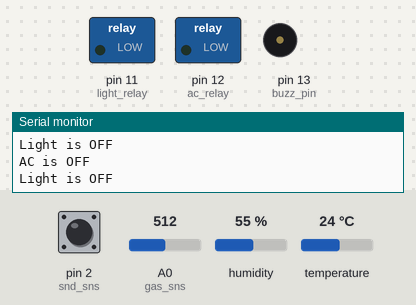
Simulated run of this sketch. Board: Arduino Uno, built with avr-gcc and run on an emulated ATmega328P. Shown: switched loads named in the sketch (green lamp = pin HIGH), buzzer (waves = sounding, pin HIGH), the last lines printed to the serial monitor. The inputs (shaded band) are chosen by the test bench; at power-on: A0 (gas_sns) = 512, temperature 24 °C, pin 2 (snd_sns) HIGH, humidity 55 %.

Above: at 1.2 s.
1.3 s: A0 (gas_sns) set to 689
7.3 s: A0 (gas_sns) set to 714
At 8.1 s:
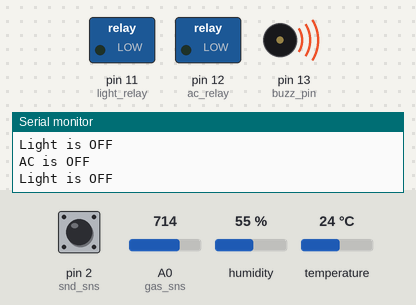
13.3 s: A0 (gas_sns) set to 511
19.3 s: temperature set to 34 °C
25.3 s: temperature set to 37 °C
At 26.6 s:
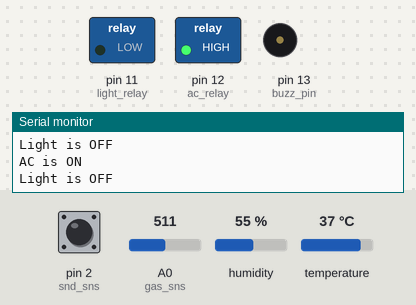
26.9 s: pin 2 (snd_sns) pulled LOW for 0.15 s
At 27.0 s:
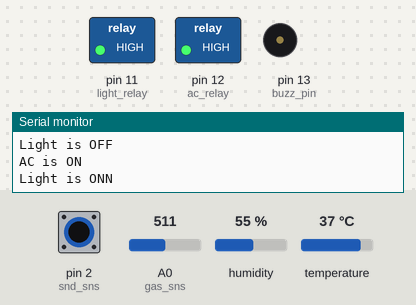
Timing chart, 0 to 29.5 s (numbered marks = the images above; inputs shaded):
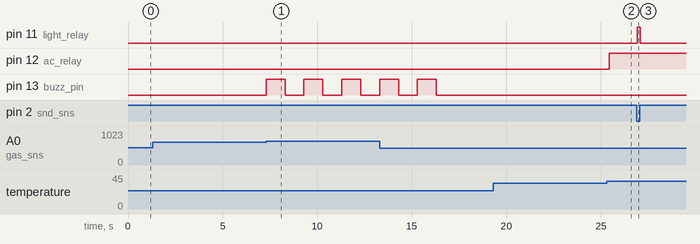

The sketch:

Home_Automation_using_Arduino.ino
```cpp
#include <DHT.h>
int gas_sns=A0,buzz_pin=13,snd_sns=2,ac_relay=12,light_relay=11,dht11_pin=8;
int i,snd_sns_val,temp=LOW,gas_sns_val,gas_sns_thr=700,temp_thr=35.00;
DHT dht(dht11_pin,DHT11);
float temperature,humidity;
void setup()
{
  pinMode(gas_sns,INPUT);
  pinMode(snd_sns,INPUT_PULLUP);
  pinMode(ac_relay,OUTPUT);
  pinMode(light_relay,OUTPUT);
  pinMode(buzz_pin,OUTPUT);
  Serial.begin(9600);
  attachInterrupt(digitalPinToInterrupt(snd_sns),light,CHANGE);
}
void loop()
{
  temperature=dht.readTemperature();
  humidity=dht.readHumidity();
  digitalWrite(light_relay,temp);
  if(temp)
  {
   Serial.println("Light is ONN");
  }
  else
  {
    Serial.println("Light is OFF");
  }
  gas_sns_val=analogRead(gas_sns);
  if(gas_sns_val>gas_sns_thr)
  {
    buzzer();
  }
  if(temperature>temp_thr)
  {
    digitalWrite(ac_relay,HIGH);
    Serial.println("AC is ON");
  }
  else
  {
    Serial.println("AC is OFF");
  }
}
void light()
{
  temp=!temp;
}
void buzzer()
{
  for(i=0;i<5;i++)
  {
    digitalWrite(buzz_pin,HIGH);
    delay(1000);
    digitalWrite(buzz_pin,LOW);
    delay(1000);
  }
}
```

Measured:
- the behaviour switches between 700 and 701 on A0 (gas_sns) (found by bisection; images 0 and 1)
- the behaviour switches between 35 and 36 °C on temperature (found by bisection; images 1 and 2)
- after the input at 7.3 s, pin 13 (buzz_pin): alternates HIGH for 1.0 s and LOW for 1.0 s, starting at once
- after the input at 25.3 s, pin 12 (ac_relay): LOW → HIGH after 0.15 s
- after the input at 26.9 s, pin 11 (light_relay): LOW → HIGH at once, → LOW 0.15 s later
